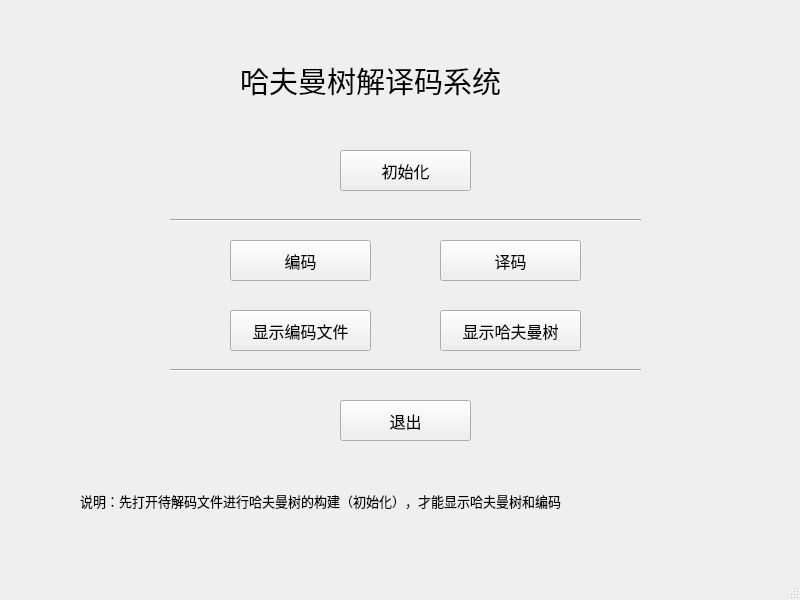
<?xml version="1.0" encoding="UTF-8"?>
<ui version="4.0">
 <class>MainWindow</class>
 <widget class="QMainWindow" name="MainWindow">
  <property name="geometry">
   <rect>
    <x>0</x>
    <y>0</y>
    <width>800</width>
    <height>600</height>
   </rect>
  </property>
  <property name="font">
   <font>
    <family>微软雅黑 Light</family>
    <pointsize>10</pointsize>
   </font>
  </property>
  <property name="windowTitle">
   <string>哈夫曼树解译码系统</string>
  </property>
  <widget class="QWidget" name="centralwidget">
   <widget class="QLabel" name="label">
    <property name="geometry">
     <rect>
      <x>240</x>
      <y>40</y>
      <width>341</width>
      <height>81</height>
     </rect>
    </property>
    <property name="font">
     <font>
      <family>微软雅黑 Light</family>
      <pointsize>22</pointsize>
     </font>
    </property>
    <property name="text">
     <string>哈夫曼树解译码系统</string>
    </property>
   </widget>
   <widget class="QPushButton" name="pushButton_initialize">
    <property name="geometry">
     <rect>
      <x>340</x>
      <y>150</y>
      <width>131</width>
      <height>41</height>
     </rect>
    </property>
    <property name="font">
     <font>
      <family>微软雅黑 Light</family>
      <pointsize>12</pointsize>
     </font>
    </property>
    <property name="toolTip">
     <string>初始化哈夫曼树</string>
    </property>
    <property name="text">
     <string>初始化</string>
    </property>
   </widget>
   <widget class="Line" name="line">
    <property name="geometry">
     <rect>
      <x>170</x>
      <y>210</y>
      <width>471</width>
      <height>21</height>
     </rect>
    </property>
    <property name="orientation">
     <enum>Qt::Horizontal</enum>
    </property>
   </widget>
   <widget class="QPushButton" name="pushButtonEncode">
    <property name="geometry">
     <rect>
      <x>230</x>
      <y>240</y>
      <width>141</width>
      <height>41</height>
     </rect>
    </property>
    <property name="font">
     <font>
      <family>微软雅黑 Light</family>
      <pointsize>12</pointsize>
     </font>
    </property>
    <property name="toolTip">
     <string>对文件进行编码</string>
    </property>
    <property name="text">
     <string>编码</string>
    </property>
   </widget>
   <widget class="QPushButton" name="pushButtonDecode">
    <property name="geometry">
     <rect>
      <x>440</x>
      <y>240</y>
      <width>141</width>
      <height>41</height>
     </rect>
    </property>
    <property name="font">
     <font>
      <family>微软雅黑 Light</family>
      <pointsize>12</pointsize>
     </font>
    </property>
    <property name="toolTip">
     <string>对编码文件进行译码</string>
    </property>
    <property name="text">
     <string>译码</string>
    </property>
   </widget>
   <widget class="QPushButton" name="pushButtonPrintTree">
    <property name="geometry">
     <rect>
      <x>440</x>
      <y>310</y>
      <width>141</width>
      <height>41</height>
     </rect>
    </property>
    <property name="font">
     <font>
      <family>微软雅黑 Light</family>
      <pointsize>12</pointsize>
     </font>
    </property>
    <property name="text">
     <string>显示哈夫曼树</string>
    </property>
   </widget>
   <widget class="QLabel" name="label_2">
    <property name="geometry">
     <rect>
      <x>80</x>
      <y>490</y>
      <width>661</width>
      <height>21</height>
     </rect>
    </property>
    <property name="text">
     <string>说明：先打开待解码文件进行哈夫曼树的构建（初始化），才能显示哈夫曼树和编码</string>
    </property>
   </widget>
   <widget class="QPushButton" name="pushButtonPrintCode">
    <property name="geometry">
     <rect>
      <x>230</x>
      <y>310</y>
      <width>141</width>
      <height>41</height>
     </rect>
    </property>
    <property name="font">
     <font>
      <family>微软雅黑 Light</family>
      <pointsize>12</pointsize>
     </font>
    </property>
    <property name="text">
     <string>显示编码文件</string>
    </property>
   </widget>
   <widget class="Line" name="line_2">
    <property name="geometry">
     <rect>
      <x>170</x>
      <y>360</y>
      <width>471</width>
      <height>21</height>
     </rect>
    </property>
    <property name="orientation">
     <enum>Qt::Horizontal</enum>
    </property>
   </widget>
   <widget class="QPushButton" name="pushButtonExit">
    <property name="geometry">
     <rect>
      <x>340</x>
      <y>400</y>
      <width>131</width>
      <height>41</height>
     </rect>
    </property>
    <property name="font">
     <font>
      <family>微软雅黑 Light</family>
      <pointsize>12</pointsize>
     </font>
    </property>
    <property name="text">
     <string>退出</string>
    </property>
   </widget>
  </widget>
  <widget class="QMenuBar" name="menubar">
   <property name="geometry">
    <rect>
     <x>0</x>
     <y>0</y>
     <width>800</width>
     <height>28</height>
    </rect>
   </property>
  </widget>
  <widget class="QStatusBar" name="statusbar"/>
 </widget>
 <resources/>
 <connections/>
</ui>
